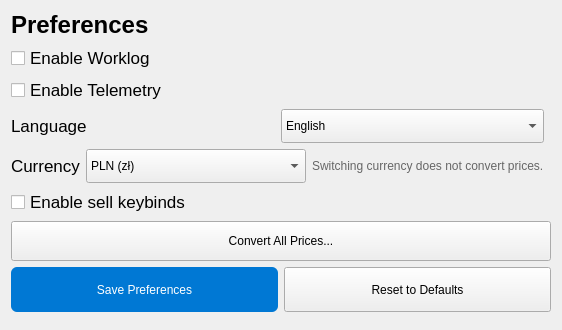
      <widget class="QWidget" name="pagePreferences">
       <layout class="QVBoxLayout" name="preferencesLayout">
        <item>
         <widget class="QLabel" name="lblPreferences">
          <property name="text">
           <string>Preferences</string>
          </property>
          <property name="font">
           <font>
            <pointsize>18</pointsize>
            <weight>75</weight>
            <bold>true</bold>
           </font>
          </property>
         </widget>
        </item>
        <item>
         <widget class="QCheckBox" name="chkWorklog">
          <property name="text">
           <string>Enable Worklog</string>
          </property>
          <property name="font">
           <font>
            <pointsize>13</pointsize>
           </font>
          </property>
         </widget>
        </item>
        <item>
         <widget class="QCheckBox" name="chkTelemetry">
          <property name="text">
           <string>Enable Telemetry</string>
          </property>
          <property name="font">
           <font>
            <pointsize>13</pointsize>
           </font>
          </property>
         </widget>
        </item>
        <item>
         <layout class="QHBoxLayout" name="prefLangLayout">
          <item>
           <widget class="QLabel" name="lblLanguage_pref">
            <property name="text">
             <string>Language</string>
            </property>
            <property name="font">
             <font>
              <pointsize>13</pointsize>
             </font>
            </property>
           </widget>
          </item>
          <item>
           <widget class="QComboBox" name="cboLanguage_pref">
            <property name="minimumSize">
             <size>
              <width>220</width>
              <height>34</height>
             </size>
            </property>
            <item>
             <property name="text">
              <string>English</string>
             </property>
            </item>
            <item>
             <property name="text">
              <string>Polski</string>
             </property>
            </item>
           </widget>
          </item>
          <item>
           <spacer name="prefLangSpacer">
            <property name="orientation">
             <enum>Qt::Horizontal</enum>
            </property>
           </spacer>
          </item>
         </layout>
        </item>
        <item>
         <layout class="QHBoxLayout" name="prefCurrLayout">
          <item>
           <widget class="QLabel" name="lblCurrency_pref">
            <property name="text">
             <string>Currency</string>
            </property>
            <property name="font">
             <font>
              <pointsize>13</pointsize>
             </font>
            </property>
           </widget>
          </item>
          <item>
           <widget class="QComboBox" name="cboCurrency_pref">
            <property name="minimumSize">
             <size>
              <width>220</width>
              <height>34</height>
             </size>
            </property>
            <item>
             <property name="text">
              <string>PLN (zł)</string>
             </property>
            </item>
            <item>
             <property name="text">
              <string>USD ($)</string>
             </property>
            </item>
           </widget>
          </item>
          <item>
           <widget class="QLabel" name="lblCurrencyHint_pref">
            <property name="text">
             <string>Switching currency does not convert prices.</string>
            </property>
            <property name="styleSheet">
             <string notr="true">color: #666; font-size: 12px;</string>
            </property>
           </widget>
          </item>
          <item>
           <spacer name="prefCurrSpacer">
            <property name="orientation">
             <enum>Qt::Horizontal</enum>
            </property>
           </spacer>
          </item>
         </layout>
        </item>
        <item>
         <widget class="QCheckBox" name="chkKeybinds_pref">
          <property name="text">
           <string>Enable sell keybinds</string>
          </property>
          <property name="font">
           <font>
            <pointsize>13</pointsize>
           </font>
          </property>
         </widget>
        </item>
        <item>
         <widget class="QPushButton" name="btnConvertPrices_pref">
          <property name="text">
           <string>Convert All Prices...</string>
          </property>
          <property name="minimumSize">
           <size>
            <width>200</width>
            <height>40</height>
           </size>
          </property>
         </widget>
        </item>
        <item>
         <layout class="QHBoxLayout" name="prefBtnLayout">
          <item>
           <widget class="QPushButton" name="btnSavePreferences">
            <property name="text">
             <string>Save Preferences</string>
            </property>
            <property name="minimumSize">
             <size>
              <width>160</width>
              <height>45</height>
             </size>
            </property>
            <property name="styleSheet">
             <string notr="true">QPushButton { background-color: #0078d4; color: white; border: none; border-radius: 6px; }</string>
            </property>
           </widget>
          </item>
          <item>
           <widget class="QPushButton" name="btnResetPreferences">
            <property name="text">
             <string>Reset to Defaults</string>
            </property>
            <property name="minimumSize">
             <size>
              <width>160</width>
              <height>45</height>
             </size>
            </property>
           </widget>
          </item>
         </layout>
        </item>
        <item>
         <spacer name="prefSpacer">
          <property name="orientation">
           <enum>Qt::Vertical</enum>
          </property>
         </spacer>
        </item>
       </layout>
      </widget>
